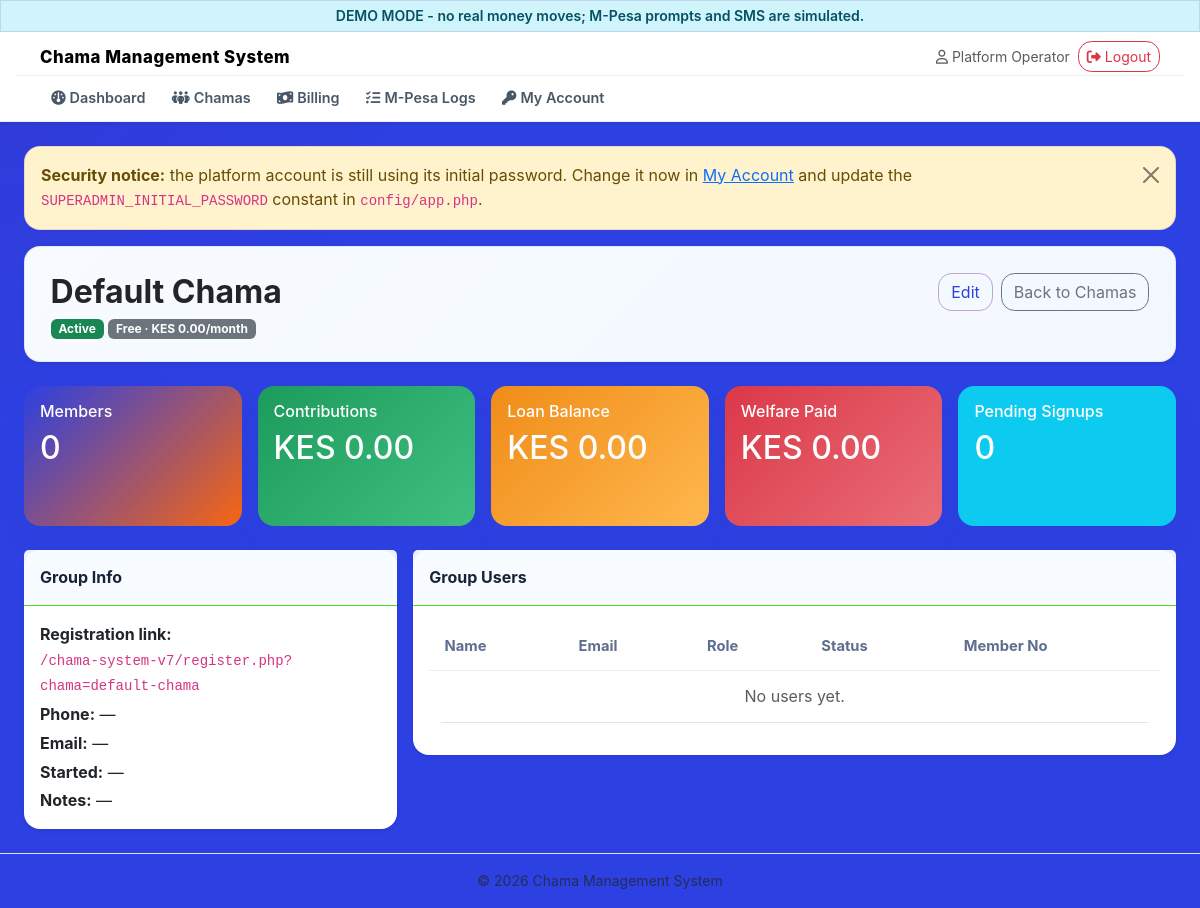
/chama-system-v7/chamas/view.php?id=1 (signed in), run on the app's committed database.
### tables this page shows
CREATE TABLE chamas (
    id INT UNSIGNED NOT NULL AUTO_INCREMENT,
    name VARCHAR(150) NOT NULL,
    slug VARCHAR(180) NOT NULL,
    phone VARCHAR(30) NOT NULL DEFAULT '',
    billing_phone VARCHAR(30) NOT NULL DEFAULT '' COMMENT 'M-Pesa number billed for the subscription',
    email VARCHAR(150) NOT NULL DEFAULT '',
    plan ENUM('free','pro') NOT NULL DEFAULT 'free',
    monthly_fee DECIMAL(10,2) NOT NULL DEFAULT 0 COMMENT 'what the CHAMA pays the platform',
    monthly_dues DECIMAL(10,2) NOT NULL DEFAULT 0 COMMENT 'what each MEMBER pays the chama per month',
    sms_enabled TINYINT(1) NOT NULL DEFAULT 0 COMMENT 'monthly dues reminders on/off',
    sms_receipts TINYINT(1) NOT NULL DEFAULT 1 COMMENT 'send confirmation SMS when money lands',
    sms_reminder_day TINYINT UNSIGNED NOT NULL DEFAULT 5 COMMENT 'day of month for the reminder, 1-28',
    sms_last_reminder DATE NULL COMMENT 'last day a reminder batch was sent',
    pay_shortcode VARCHAR(20) NOT NULL DEFAULT '' COMMENT 'group OWN Paybill/Till for member money',
    pay_passkey VARCHAR(120) NOT NULL DEFAULT '' COMMENT 'Daraja passkey for the group shortcode',
    pay_verified TINYINT(1) NOT NULL DEFAULT 0 COMMENT 'operator confirmed route ownership',
    pay_verified_at DATETIME NULL,
    sms_balance INT NOT NULL DEFAULT 0 COMMENT 'prepaid SMS units',
    is_pilot TINYINT(1) NOT NULL DEFAULT 0 COMMENT 'on a free trial window',
    tier VARCHAR(20) NOT NULL DEFAULT 'standard' COMMENT 'pricing tier key',
    setup_fee DECIMAL(10,2) NOT NULL DEFAULT 0 COMMENT 'one-off onboarding fee quoted',
    setup_fee_paid TINYINT(1) NOT NULL DEFAULT 0,
    plan_expires_at DATE NULL COMMENT 'NULL = never expires',
    status ENUM('active','suspended') NOT NULL DEFAULT 'active',
    suspension_reason VARCHAR(30) NOT NULL DEFAULT '' COMMENT 'nonpayment | manual | empty',
    started_at DATE NULL,
    notes VARCHAR(255) NOT NULL DEFAULT '',
    created_at TIMESTAMP NOT NULL DEFAULT CURRENT_TIMESTAMP,
    PRIMARY KEY (id),
    UNIQUE KEY uq_chamas_slug (slug)
);

### chama-system-v7/config/app.php (called while the page is built, shortened)
<?php
function url(string $path = ''): string
{
    return BASE_URL . '/' . ltrim($path, '/');
}
function money($amount): string
{
    return 'KES ' . number_format((float)$amount, 2);
}
function e($value): string
{
    return htmlspecialchars((string)$value, ENT_QUOTES, 'UTF-8');
}

### chama-system-v7/chamas/view.php (the view, shortened to what this page needs)
<?php
require_once __DIR__ . '/../includes/header.php';
$id = (int)($_GET['id'] ?? 0);
$stmt = $pdo->prepare('SELECT * FROM chamas WHERE id = ?');
$stmt->execute([$id]);
$chama = $stmt->fetch();
$stmt = $pdo->prepare("SELECT COUNT(*) FROM members WHERE chama_id = ?");
$stmt->execute([$id]);
$memberCount = (int)$stmt->fetchColumn();
$stmt = $pdo->prepare("SELECT COALESCE(SUM(amount),0) FROM contributions WHERE chama_id = ?");
$stmt->execute([$id]);
$totalContributions = (float)$stmt->fetchColumn();
$stmt = $pdo->prepare("SELECT COALESCE(SUM(balance),0) FROM loans WHERE chama_id = ? AND status = 'approved'");
$stmt->execute([$id]);
$loanBalance = (float)$stmt->fetchColumn();
$stmt = $pdo->prepare("SELECT COALESCE(SUM(amount),0) FROM welfare_payouts WHERE chama_id = ? AND status IN ('approved','paid')");
$stmt->execute([$id]);
$welfarePaid = (float)$stmt->fetchColumn();
$stmt = $pdo->prepare("SELECT COUNT(*) FROM users WHERE chama_id = ? AND account_status = 'pending'");
$stmt->execute([$id]);
$pendingRegistrations = (int)$stmt->fetchColumn();
$stmt = $pdo->prepare("SELECT u.id, u.name, u.email, u.role, u.account_status, m.member_no FROM users u LEFT JOIN members m ON m.id = u.member_id WHERE u.chama_id = ? ORDER BY u.id DESC");
$stmt->execute([$id]);
$users = $stmt->fetchAll();
?>
<div class="card hero-card shadow-sm mb-4">
    <div class="card-body d-flex flex-column flex-md-row justify-content-between align-items-start gap-3">
        <div>
            <h2 class="fw-bold mb-1"><?= e($chama['name']) ?></h2>
            <div class="text-muted">
                <span class="badge bg-<?= $chama['status'] === 'active' ? 'success' : 'danger' ?>"><?= e(ucfirst($chama['status'])) ?></span>
                <span class="badge bg-<?= $chama['plan'] === 'pro' ? 'primary' : 'secondary' ?>"><?= e(ucfirst($chama['plan'])) ?> · <?= money($chama['monthly_fee']) ?>/month</span>
            </div>
        </div>
        <div class="d-flex gap-2">
            <a href="<?= url('chamas/edit.php?id=' . $id) ?>" class="btn btn-outline-primary">Edit</a>
            <a href="<?= url('chamas/index.php') ?>" class="btn btn-outline-secondary">Back to Chamas</a>
        </div>
    </div>
</div>
<div class="row row-cols-1 row-cols-md-5 g-3 mb-4">
    <div class="col"><div class="card stat-card bg-primary"><div class="card-body"><h6 class="mb-2">Members</h6><h2><?= e($memberCount) ?></h2></div></div></div>
    <div class="col"><div class="card stat-card bg-success"><div class="card-body"><h6 class="mb-2">Contributions</h6><h2><?= money($totalContributions) ?></h2></div></div></div>
    <div class="col"><div class="card stat-card bg-warning"><div class="card-body"><h6 class="mb-2">Loan Balance</h6><h2><?= money($loanBalance) ?></h2></div></div></div>
    <div class="col"><div class="card stat-card bg-danger"><div class="card-body"><h6 class="mb-2">Welfare Paid</h6><h2><?= money($welfarePaid) ?></h2></div></div></div>
    <div class="col"><div class="card stat-card bg-info"><div class="card-body"><h6 class="mb-2">Pending Signups</h6><h2><?= e($pendingRegistrations) ?></h2></div></div></div>
</div>
<div class="row g-3">
    <div class="col-lg-4">
        <div class="card shadow-sm h-100">
            <div class="card-header">Group Info</div>
            <div class="card-body">
                <p class="mb-1"><strong>Registration link:</strong><br><code class="user-select-all"><?= e(url('register.php?chama=' . $chama['slug'])) ?></code></p>
                <p class="mb-1"><strong>Phone:</strong> <?= e($chama['phone'] ?: '—') ?></p>
                <p class="mb-1"><strong>Email:</strong> <?= e($chama['email'] ?: '—') ?></p>
                <p class="mb-1"><strong>Started:</strong> <?= e($chama['started_at'] ?: '—') ?></p>
                <p class="mb-0"><strong>Notes:</strong> <?= e($chama['notes'] ?: '—') ?></p>
            </div>
        </div>
    </div>
    <div class="col-lg-8">
        <div class="card shadow-sm">
            <div class="card-header">Group Users</div>
            <div class="card-body table-responsive">
                <table class="table table-hover align-middle">
                    <thead><tr><th>Name</th><th>Email</th><th>Role</th><th>Status</th><th>Member No</th></tr></thead>
                    <tbody>
                    <?php if (!$users): ?><tr><td colspan="5" class="text-center text-muted">No users yet.</td></tr><?php endif; ?>
                    </tbody>
                </table>
            </div>
        </div>
    </div>
</div>
<?php require_once __DIR__ . '/../includes/footer.php'; ?>

### chama-system-v7/assets/css/style.css (style rules this page uses)
:root { --bg: #eef4fb; --surface: #ffffff; --surface-alt: #f8fbff; --border: #47e018; --text: #172339; --muted: #c9274f; --primary: #2d40e2; --primary-rgb: 95, 7, 117; --primary-alt: #f86611; --primary-soft: #6563dd; --success: #1c9b5c; --warning: #f08c18; --danger: #db3847; --hero-kicker: #44ff1f; --hero-accent: #ffe08a; --hero-main: #44ff1f; --hero-subtitle: #d7e2ff; --bs-primary: var(--primary); --bs-primary-rgb: var(--primary-rgb); }
body { background: radial-gradient(circle at top left, rgba(var(--primary-rgb), 0.10), transparent 30%), linear-gradient(180deg, var(--primary) 0%, var(--primary) 100%) !important; color: var(--text); font-family: 'Inter', system-ui, -apple-system, BlinkMacSystemFont, 'Segoe UI', sans-serif; line-height: 1.55; min-height: 100vh; }
.card { border: 0; border-radius: 1rem; box-shadow: 0 18px 30px rgba(24, 83, 152, 0.06); }
.card-header { background: rgba(248, 251, 255, 0.95); border-bottom: 1px solid var(--border); font-weight: 700; color: var(--text); padding: 0.95rem 1rem; }
.hero-card { background: linear-gradient(135deg, #f7fbff 0%, #f3f8ff 100%); border: 1px solid rgba(62, 105, 255, 0.12); }
.hero-card .card-body { padding: 1.6rem 1.6rem 1.3rem; }
.card-body { padding: 1rem 1rem; }
.stat-card { color: #fff; overflow: hidden; position: relative; min-height: 140px; }
.stat-card.bg-primary { background: linear-gradient(135deg, var(--primary), var(--primary-alt)); }
.stat-card.bg-success { background: linear-gradient(135deg, #1c9b5c, #3fbf80); }
.stat-card.bg-warning { background: linear-gradient(135deg, #f08c18, #ffb84e); }
.stat-card.bg-danger { background: linear-gradient(135deg, #db3847, #e96d78); }
.table { background: var(--surface); border-radius: 1rem; overflow: hidden; }
.table th, .table td { vertical-align: middle; padding: 0.8rem 0.95rem; }
.table thead th { color: #5e6e8d; border-bottom: 1px solid #e9eef6; font-size: 0.92rem; }
.table tbody tr { transition: background-color 0.2s ease; }
.badge { font-weight: 700; text-transform: none; }
.btn { border-radius: 0.85rem; transition: transform 0.15s ease, box-shadow 0.15s ease, background-color 0.15s ease; }
.btn-outline-primary { --bs-btn-color: var(--primary); --bs-btn-border-color: rgba(var(--primary-rgb), 0.35); --bs-btn-hover-bg: var(--primary); --bs-btn-hover-border-color: var(--primary); --bs-btn-active-bg: var(--primary); --bs-btn-active-border-color: var(--primary); border-color: rgba(var(--primary-rgb), 0.35); color: var(--primary); }
code { word-break: break-word; overflow-wrap: anywhere; }
main .card, main .container-fluid, main .row > [class*="col-"] { min-width: 0; }

### data on the page
chamas: name "Default Chama", status "Active", plan "Free", monthly_fee "KES 0.00", slug "/chama-system-v7/register.php?chama=default-chama", phone "—", email "—", started_at "—", notes "—"

### other printed values
$brandName "Chama Management System"
$user['name'] "Platform Operator"
$memberCount "0"
money($totalContributions) "KES 0.00"
money($loanBalance) "KES 0.00"
money($welfarePaid) "KES 0.00"
$pendingRegistrations "0"
APP_NAME "Chama Management System"
